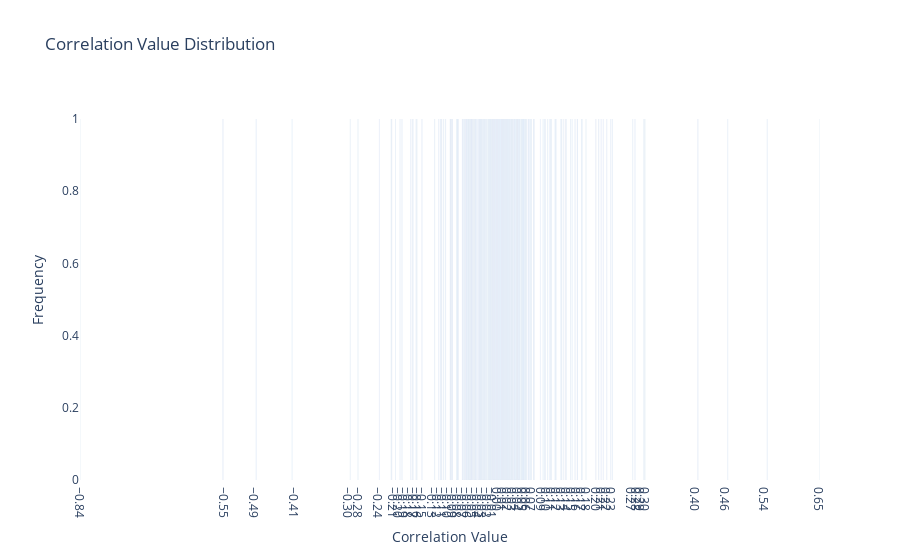

This figure's notebook cell:
### Code cell
def display_corr_distribution(dataset, title="Correlation Value Distribution"):

    corr = dataset.select_dtypes(exclude=['object']).corr()
    mask = np.tril(np.ones(corr.shape)).astype(bool)

    corr_values = corr.where(~mask).stack() # flatten trilled matrix
    corr_value_counts = corr_values.value_counts().sort_index()

    trace = go.Bar(
        x=corr_value_counts.index,
        y=corr_value_counts.values
    )

    fig = go.Figure()
    fig.add_trace(trace)
    fig.update_layout(
        title=title,
        xaxis_title="Correlation Value",
        yaxis_title="Frequency",
        paper_bgcolor='rgba(0,0,0,0)',
        plot_bgcolor='rgba(0,0,0,0)',
        xaxis=dict(
            showgrid=False,
            tickvals=np.round(corr_value_counts.index, 2),  # Set tick values with improved precision
            tickformat=".2f"  # Format ticks to 2 decimal places
        ),
        yaxis=dict(showgrid=False)
    )
    fig.show()

display_corr_distribution(fraud_df_mv_b)

### Figure 1 — Plotly figure (JSON) as saved in the notebook; plotly's stock layout.template omitted (floating-point values rounded to 4 significant figures; data arrays with more than 128 entries replaced by an {"elided": "..."} marker saying what was removed)
{"data": [{"type": "bar", "x": {"elided": "300 float values"}, "y": {"elided": "300 int values"}}], "layout": {"paper_bgcolor": "rgba(0,0,0,0)", "plot_bgcolor": "rgba(0,0,0,0)", "title": {"text": "Correlation Value Distribution"}, "xaxis": {"showgrid": false, "tickformat": ".2f", "tickvals": {"elided": "300 float values"}, "title": {"text": "Correlation Value"}}, "yaxis": {"showgrid": false, "title": {"text": "Frequency"}}}}
